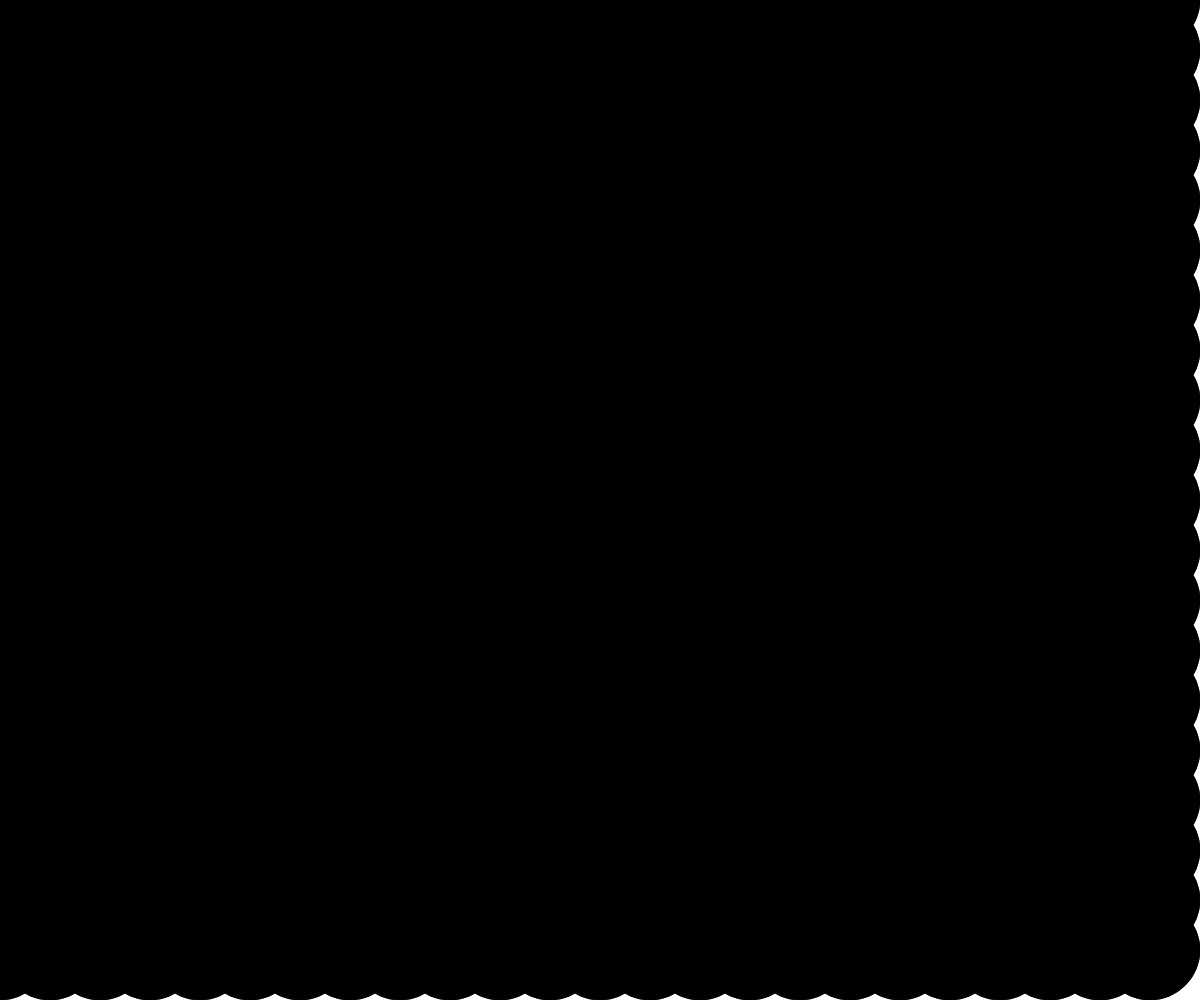
Frame 1 (no input)
Frame 60 (no input): identical to frame 1, image omitted
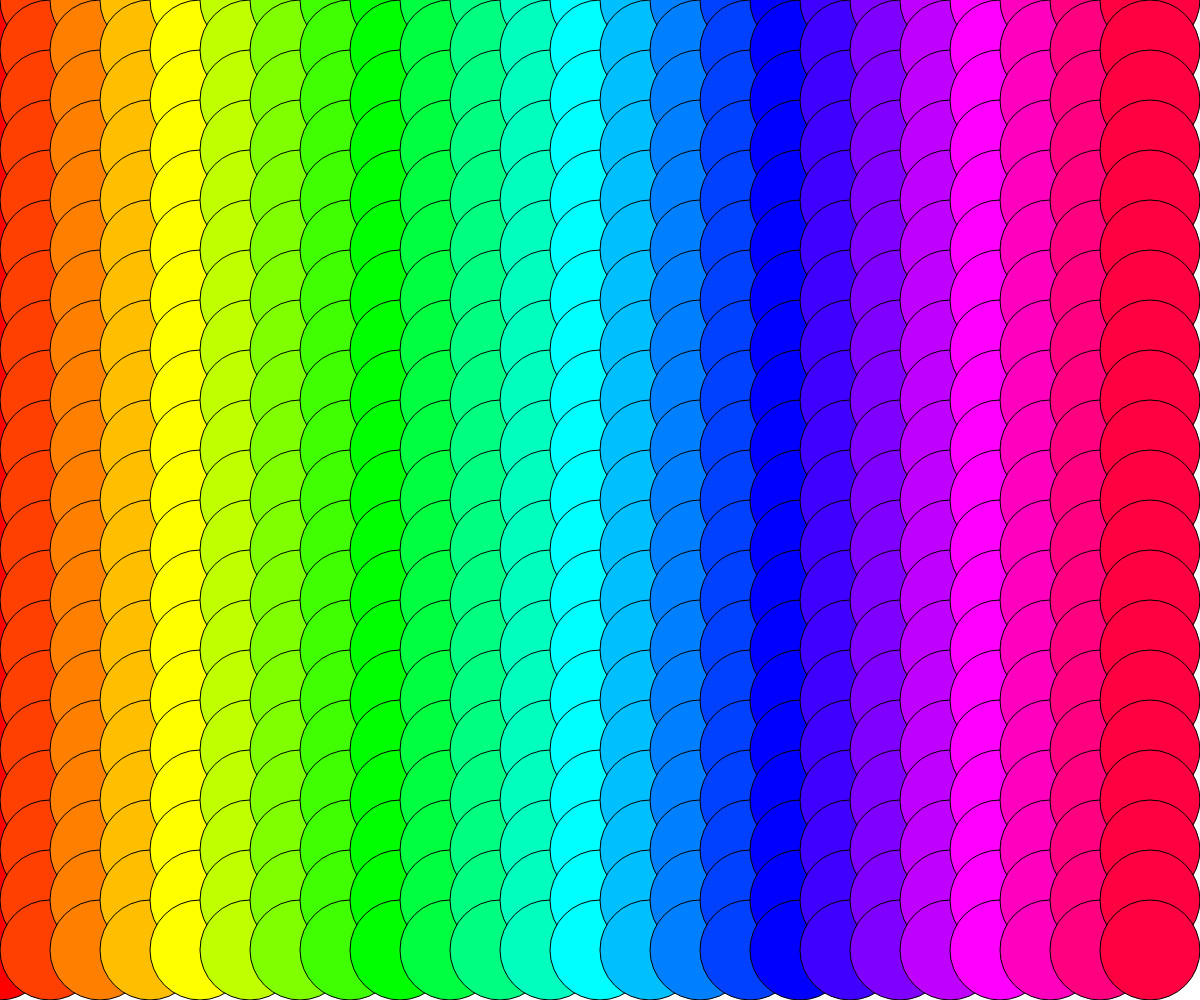
Frame 120 (the mouse pressed at the canvas centre since frame 60)

The p5.js sketch that drew these frames (run headless with seeded random() and noise() and a simulated clock; from frame 60 on, the mouse is pressed at the canvas centre):

// p5.js sketch
// ── sketch.js
function setup() {
	createCanvas(windowWidth, windowHeight);
	background(100);
}

function draw() {
	colorMode(HSB);
	background(100);
	for(var x =0;x<width;x=x+50){
		for(var y=0;y<height;y=y+50){
			var h = map(x,0,width,0,360)
			fill(h,mouseY/5,mouseX/5)
			ellipse(x, y, 100); //圓，座標(mouseX,mouseY)，寬100，高100
		}
	}	

}
